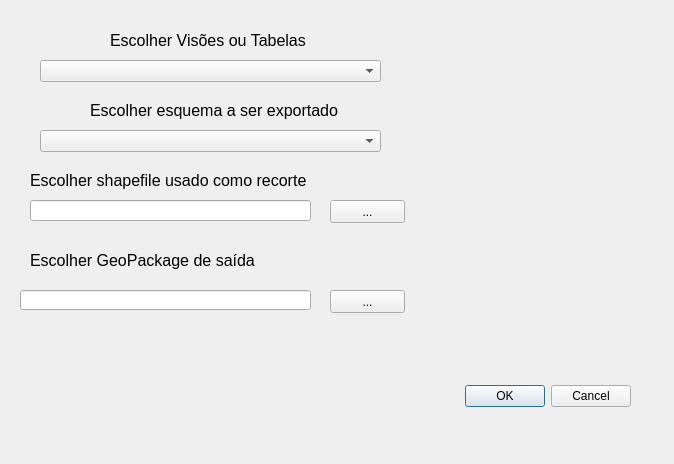
<?xml version="1.0" encoding="UTF-8"?>
<ui version="4.0">
 <class>postgisParaGeopackageDialogBase</class>
 <widget class="QDialog" name="postgisParaGeopackageDialogBase">
  <property name="geometry">
   <rect>
    <x>0</x>
    <y>0</y>
    <width>674</width>
    <height>464</height>
   </rect>
  </property>
  <property name="windowTitle">
   <string>convertePostgisParaGeopackage</string>
  </property>
  <widget class="QDialogButtonBox" name="button_box">
   <property name="geometry">
    <rect>
     <x>290</x>
     <y>380</y>
     <width>341</width>
     <height>32</height>
    </rect>
   </property>
   <property name="orientation">
    <enum>Qt::Horizontal</enum>
   </property>
   <property name="standardButtons">
    <set>QDialogButtonBox::Cancel|QDialogButtonBox::Ok</set>
   </property>
  </widget>
  <widget class="QComboBox" name="visaoOuTabela">
   <property name="geometry">
    <rect>
     <x>40</x>
     <y>60</y>
     <width>341</width>
     <height>22</height>
    </rect>
   </property>
  </widget>
  <widget class="QLabel" name="label">
   <property name="geometry">
    <rect>
     <x>110</x>
     <y>30</y>
     <width>341</width>
     <height>21</height>
    </rect>
   </property>
   <property name="font">
    <font>
     <pointsize>12</pointsize>
    </font>
   </property>
   <property name="text">
    <string>Escolher Visões ou Tabelas</string>
   </property>
  </widget>
  <widget class="QComboBox" name="esquemasPostgis">
   <property name="geometry">
    <rect>
     <x>40</x>
     <y>130</y>
     <width>341</width>
     <height>22</height>
    </rect>
   </property>
  </widget>
  <widget class="QLabel" name="label_2">
   <property name="geometry">
    <rect>
     <x>90</x>
     <y>100</y>
     <width>341</width>
     <height>21</height>
    </rect>
   </property>
   <property name="font">
    <font>
     <pointsize>12</pointsize>
    </font>
   </property>
   <property name="text">
    <string>Escolher esquema a ser exportado</string>
   </property>
  </widget>
  <widget class="QLineEdit" name="linhaShape">
   <property name="geometry">
    <rect>
     <x>30</x>
     <y>200</y>
     <width>281</width>
     <height>21</height>
    </rect>
   </property>
  </widget>
  <widget class="QPushButton" name="botaoShape">
   <property name="geometry">
    <rect>
     <x>330</x>
     <y>200</y>
     <width>75</width>
     <height>23</height>
    </rect>
   </property>
   <property name="text">
    <string>...</string>
   </property>
  </widget>
  <widget class="QLabel" name="label_3">
   <property name="geometry">
    <rect>
     <x>30</x>
     <y>170</y>
     <width>281</width>
     <height>21</height>
    </rect>
   </property>
   <property name="font">
    <font>
     <pointsize>12</pointsize>
    </font>
   </property>
   <property name="text">
    <string>Escolher shapefile usado como recorte</string>
   </property>
  </widget>
  <widget class="QLabel" name="label_4">
   <property name="geometry">
    <rect>
     <x>30</x>
     <y>250</y>
     <width>281</width>
     <height>21</height>
    </rect>
   </property>
   <property name="font">
    <font>
     <pointsize>12</pointsize>
    </font>
   </property>
   <property name="text">
    <string>Escolher GeoPackage de saída</string>
   </property>
  </widget>
  <widget class="QLineEdit" name="linhaGeopackage">
   <property name="geometry">
    <rect>
     <x>20</x>
     <y>290</y>
     <width>291</width>
     <height>20</height>
    </rect>
   </property>
  </widget>
  <widget class="QPushButton" name="botaoSaida">
   <property name="geometry">
    <rect>
     <x>330</x>
     <y>290</y>
     <width>75</width>
     <height>23</height>
    </rect>
   </property>
   <property name="text">
    <string>...</string>
   </property>
  </widget>
 </widget>
 <resources/>
 <connections>
  <connection>
   <sender>button_box</sender>
   <signal>accepted()</signal>
   <receiver>postgisParaGeopackageDialogBase</receiver>
   <slot>accept()</slot>
   <hints>
    <hint type="sourcelabel">
     <x>20</x>
     <y>20</y>
    </hint>
    <hint type="destinationlabel">
     <x>20</x>
     <y>20</y>
    </hint>
   </hints>
  </connection>
  <connection>
   <sender>button_box</sender>
   <signal>rejected()</signal>
   <receiver>postgisParaGeopackageDialogBase</receiver>
   <slot>reject()</slot>
   <hints>
    <hint type="sourcelabel">
     <x>20</x>
     <y>20</y>
    </hint>
    <hint type="destinationlabel">
     <x>20</x>
     <y>20</y>
    </hint>
   </hints>
  </connection>
 </connections>
</ui>
